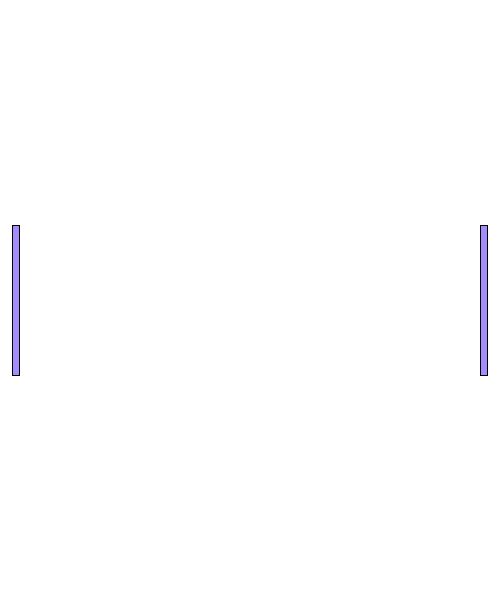
Frame 1 (no input)
Frame 60 (the mouse pressed at the canvas centre just before this capture): identical to frame 1, image omitted
Frame 120 (the mouse held since frame 60 and released just before this capture): identical to frame 1, image omitted

The Processing sketch that drew this single still picture (run headless with seeded random() and noise(); from frame 60 on, the mouse is pressed at the canvas centre):

// Processing sketch: Paddle_Intro
// ── Paddle_Intro.pde
/* To Do
Copy over prototyped Ball Class, illustrates modular programming & libraries
*/

//Global Variables and Other
Paddle paddle;

void setup() {
  size (500, 600); //fullScreen(), displayWidth, displayHeight;
  paddle = new Paddle(width, height); //For the Constructor
  //
}//End setup()

void draw() {
  background(255);
  paddle.paddleDraw();
}//End draw()

void keyPressed() {
}//End keyPressed

void mousePressed() {
}//End mousePressed

// ── Ball.pde
class Ball {
  //Variables
  int ballX, ballY, ballMoveX, ballMoveY, directionX=0, directionY=0;
  int ballSpeedX, ballSpeedY;
  int ballStartX, ballStartY, ballDiameter; //Will be final variables
  color colour;
  int scorePlayer1, scorePlayer2;
  Boolean ballXGoal;
  //
  //int ballCount = 5; //requires pure java class for true static varaibles
  //needs to be coded first in Processing
  //
  //Constructor, populates the variables
  Ball(float width, float height) { //Passsing Geometry
    ballStartX = int(width/2); //will begin as one varaible, but might change b/c easter egg
    ballStartY = int(height/2); //see above
    this.ballX = ballStartX; //ALways starts in middle
    this.ballY = ballStartY;
    this.ballXGoal = false;
    ballDiameter = int(width/70); //Will soon need a procedure for this or a choice of code'
    ballSpeedX = int( random (1, 5) ); //Not best practice to repeat code, but OK
    ballSpeedY = int( random (1, 5) ); //Here b/c "next line"
    colour = color(int( random(50, 200) ), int( random(50, 200) ), int( random(50, 200) ));
    //gameStart(); //Alternate fix, full encapsulation
  }//End Constructor
  //
  void ballDraw() {
    //Background here will cover each individual ball
    fill(colour);
    ellipse(ballX, ballY, ballDiameter, ballDiameter);
    fill(0); //Reset fill
  }//End ballDraw
  //
  void gameStart() { //Complets the Ball Constructor, should be combined with speed
    while ( directionX == 0 ) {
      directionX = int (random (-2, 2) );
    }//End WHILE
    while ( directionY == 0 ) {
      directionY = int (random (-2, 2) );
    }//End WHILE
  }//End gameStart
  //
  void gamePlay() {
    //Scoring on Left and Right Goals, resetting variables to decrease system resourses
    if ( ballX < (width*0)+ballDiameter || ballX > width - ballDiameter) { //Net Detection
      ballXGoal = true;
      if (ballX < (width*0)+ballDiameter ) { //Goal for left player
        ballX = (width*0)+(ballDiameter/4);
        ballY = ballY; 
      }
      if ( ballX > width - ballDiameter ) { //Goal for right player
        ballX = (width)-(ballDiameter/4);
        ballY = ballY;     
      }
    } //End Net Detection
    //
    //Top and Bottom Boundary Bounce, accounting for increased ball movement per "step"
    // Bounce of Top and Bottom: bounce is a range and we move the ball if out-of-bounds
    if ( (ballY >= height*0 && ballY <= height*0+ballDiameter) || ( ballY <= height && ballY >= height-ballDiameter ) ) directionY =  directionY * (-1);
    if ( ballY < 0 || ballY > height ) {
      directionY =  directionY * (-1);
      if (ballY < 0) ballY = height*0 - (ballDiameter/2);
      if (ballY > height) ballY = height - (ballDiameter/2);
    }
    //
    //Ball "Step"
    if (ballXGoal == true) { //EMPTY IF to skip ball arithmetic, when score happens
    } else {
      ballMoveX = ballSpeedX*directionX;
      ballMoveY = ballSpeedY*directionY;
      ballX += ballMoveX;
      ballY += ballMoveY;
    }
    //
  }//End gamePlay
  //
}//End Ball

// ── Paddle.pde
class Paddle {
  //Variables
  color colour;
  int paddleXLeft, paddleXRight, paddleY, paddleWidth, paddleHeight;
  
  //Constructor, populates the variables
  Paddle (float width, float height) { //Passsing Geometry
    this.colour = color (int(random(0,255)), int(random(100,255)), int(random(200,255)));
    paddleWidth = int(height*1/80); //no "this" thus no change ever
    paddleXRight = int(width*39/40) - paddleWidth;
    paddleXLeft = int(width*1/40);
    paddleHeight = int(height*1/4);
    this.paddleY = int(height*1/2) - paddleHeight*1/2;
  }//End Constructor
  //
  void paddleDraw() {
    //Background here will cover each individual ball
    fill(colour);
    rect (paddleXLeft, paddleY, paddleWidth, paddleHeight);
    rect (paddleXRight, paddleY, paddleWidth, paddleHeight);
    fill(0); //Reset fill
  }//End ballDraw
  //
  void gamePlay() {
    //Bouncing Off Left Paddle
    //
    // Bouncing off Right Paddle
    //
    // Moving Left Paddle
    //
    // Moving Right Paddle
    //
    // Redrawing Paddle if too High
    //
    // Redrawing Paddle if too Low
    //
  }//End gamePlay
  //
}//End Ball
